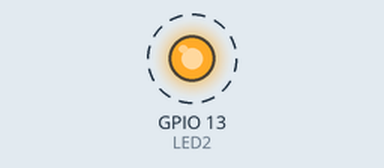
Simulated run of this sketch. Board: ESP32. Parts: output pins drawn as LEDs (lit = HIGH). Dashed ring = blinking.

Above: at 0.2 s.
Timing chart, 0 to 3.0 s (numbered marks = the images above):
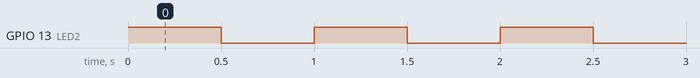

The sketch:

ELEPHANT_Fruit_Code_Solution_Task1.ino
```cpp
// LED2 (built-in ESP32)
// GPIO
#define LED2 13

// touch sensor
// GPIO

// servomotor
// library
// GPIO
// PWM properties servomotor
// define servomotor angles


// command_servomotor(): give the angle to the function command_servomotor() and move to the servomotor to the servomotor_Angle
// convert 0-180 degrees to 0-65536

// global variables

// setup the components
void setup()
{
  // setup LED2 as OUTPUT
  pinMode(LED2, OUTPUT);

  // setup the touch sensor as INPUT

  // setup servomotor as OUTPUT
  // attach the channel to the GPIO to be controlled
  // define the PWM functionalities of the channel

  // setup the serial communication
  Serial.begin(9600);
}

void loop()
{
  // read and print the current touch sensor value to the serial monitor

  // If a touch is detected the game starts.
  // print "touch detected" into the serial monitor.
  // generate a random value between 0 and 1
  // print the random value into the serial monitor

  // If the random value is eqaual to 1, the player "wins".
  // print "win" into the serial monitor.
  // create a movement of the servomotor to angle max and min

  // If the random value is not equal to 1, the player "lose".
  // print "win" into the serial monitor.
  // flash the LED
  digitalWrite(LED2, HIGH);
  delay(500);
  digitalWrite(LED2, LOW);
  delay(500);

  // print "no touch detected" into the serial monitor.
}
```

Measured:
- by itself, GPIO 13 (LED2): alternates HIGH for 0.50 s and LOW for 0.50 s
